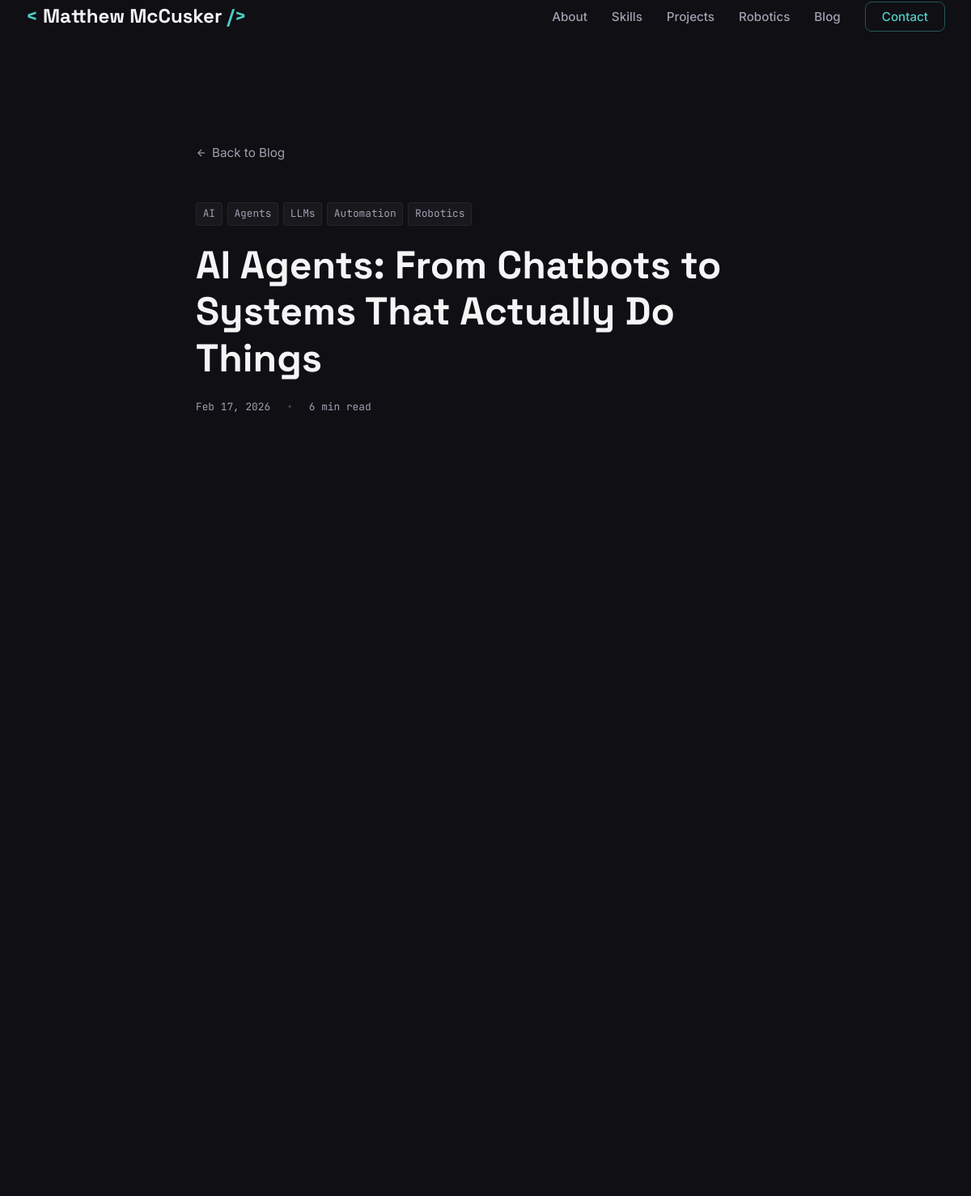
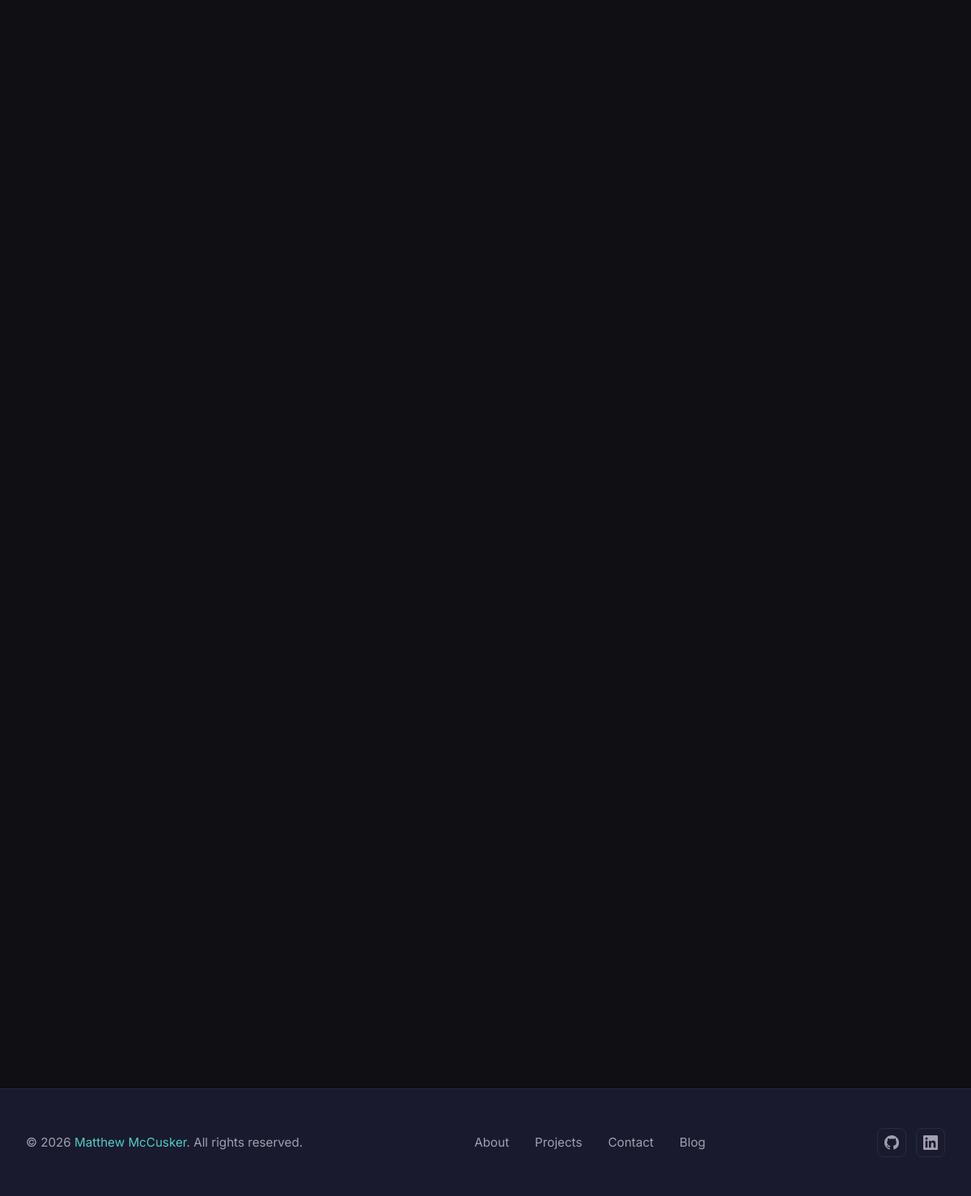
Page /blog-post.php?slug=ai-agents-from-chatbots-to-systems-that-act on the committed database (2 pictures, top to bottom).
### tables this page shows
CREATE TABLE blog_posts (
    id             INT UNSIGNED AUTO_INCREMENT PRIMARY KEY,
    title          VARCHAR(300)  NOT NULL,
    slug           VARCHAR(300)  NOT NULL,
    excerpt        VARCHAR(600),
    body           LONGTEXT,
    featured_image VARCHAR(255),
    read_time      TINYINT UNSIGNED DEFAULT 5,
    tags           VARCHAR(500),
    status         ENUM('published','draft') NOT NULL DEFAULT 'draft',
    published_at   DATETIME,
    created_at     TIMESTAMP     DEFAULT CURRENT_TIMESTAMP,
    updated_at     TIMESTAMP     DEFAULT CURRENT_TIMESTAMP ON UPDATE CURRENT_TIMESTAMP,
    UNIQUE KEY uq_blog_slug (slug)
);

### includes/functions.php (called while the page is built, shortened)
<?php
function sanitize(string $str): string
{
    return htmlspecialchars(trim($str), ENT_QUOTES | ENT_SUBSTITUTE, 'UTF-8');
}
function format_date(string $dateStr, string $format = 'M j, Y'): string
{
    try {
        $dt = new DateTime($dateStr);
        return $dt->format($format);
    } catch (Exception) {
        return $dateStr;
    }
}
function parse_tags(string $tags): array
{
    return array_filter(array_map('trim', explode(',', $tags)));
}

### blog-post.php (the view, shortened to what this page needs)
<?php
require_once __DIR__ . '/includes/functions.php';
$pdo  = DB::getConnection();
$slug = trim($_GET['slug'] ?? '');
$stmt = $pdo->prepare(
    "SELECT * FROM blog_posts
     WHERE slug = ? AND status = 'published' AND published_at <= NOW()
     LIMIT 1"
);
$stmt->execute([$slug]);
$post = $stmt->fetch();
$tags      = parse_tags($post['tags'] ?? '');
require_once __DIR__ . '/includes/header.php';
?>
<main style="padding-top: var(--nav-height);">
    <article class="section">
        <div class="container" style="max-width: 780px;">
            <a href="<?= BASE_URL ?>/blog.php"
               style="display:inline-flex;align-items:center;gap:.4em;color:var(--clr-muted);font-size:var(--text-sm);margin-bottom:var(--sp-xl);text-decoration:none;transition:color var(--tr-fast);"
               onmouseover="this.style.color='var(--clr-cyan)'"
               onmouseout="this.style.color='var(--clr-muted)'">
                <svg width="14" height="14" viewBox="0 0 24 24" fill="none" stroke="currentColor" stroke-width="2"><line x1="19" y1="12" x2="5" y2="12"/><polyline points="12 19 5 12 12 5"/></svg>
                Back to Blog
            </a>
            <header data-reveal>
                <?php if ($tags): ?>
                <div class="project-card__tags" style="margin-bottom:var(--sp-md);">
                    <?php foreach ($tags as $tag): ?>
                    <span class="tech-pill"><?= sanitize($tag) ?></span>
                    <?php endforeach; ?>
                </div>
                <?php endif; ?>
                <h1 style="font-size:var(--text-3xl);margin-bottom:var(--sp-md);">
                    <?= sanitize($post['title']) ?>
                </h1>
                <div class="blog-card__meta" style="justify-content:flex-start;margin-bottom:var(--sp-xl);">
                    <time datetime="<?= htmlspecialchars($post['published_at']) ?>">
                        <?= format_date($post['published_at']) ?>
                    </time>
                    <span class="dot">•</span>
                    <span><?= (int)$post['read_time'] ?> min read</span>
                </div>
            </header>
        </div>
    </article>
</main>
<?php require_once __DIR__ . '/includes/footer.php'; ?>

### assets/css/main.css (style rules this page uses)
:root { --clr-bg: #0f0f14; --clr-bg-secondary: #1a1a2e; --clr-bg-card: #13131a; --clr-bg-card-hover: #16161f; --clr-cyan: #4ecdc4; --clr-violet: #7f7fd5; --clr-text: #f5f5f5; --clr-muted: #a0a0b0; --clr-border: rgba(78, 205, 196, 0.12); --clr-border-hover: rgba(78, 205, 196, 0.38); --clr-glow-cyan: rgba(78, 205, 196, 0.14); --clr-glow-violet: rgba(127, 127, 213, 0.14); --clr-grad-accent: linear-gradient(135deg, var(--clr-cyan), var(--clr-violet)); --ff-heading: 'Space Grotesk', system-ui, sans-serif; --ff-body: 'Inter', system-ui, sans-serif; --ff-mono: 'JetBrains Mono', 'Fira Code', monospace; --text-xs: clamp(0.72rem, 1.4vw, 0.8rem); --text-sm: clamp(0.85rem, 1.7vw, 0.95rem); --text-base: clamp(1rem, 2vw, 1.05rem); --text-lg: clamp(1.1rem, 2.2vw, 1.25rem); --text-xl: clamp(1.25rem, 2.8vw, 1.5rem); --text-2xl: clamp(1.5rem, 3.5vw, 2rem); --text-3xl: clamp(2rem, 4.5vw, 3rem); --text-hero: clamp(2.6rem, 6.5vw, 4.5rem); --sp-xs: 0.375rem; --sp-sm: 0.75rem; --sp-md: 1.25rem; --sp-lg: 2rem; --sp-xl: 3rem; --sp-2xl: 5rem; --sp-section: clamp(4rem, 9vw, 8rem); --radius-sm: 4px; --radius-md: 8px; --radius-lg: 12px; --radius-xl: 20px; --ease-out: cubic-bezier(0.22, 1, 0.36, 1); --tr-fast: 150ms ease; --tr-base: 250ms ease; --tr-slow: 400ms var(--ease-out); --shadow-card: 0 4px 24px rgba(0,0,0,0.45); --shadow-glow-c: 0 0 28px var(--clr-glow-cyan); --shadow-glow-v: 0 0 28px var(--clr-glow-violet); --max-width: 1200px; --nav-height: 68px; }
*, *::before, *::after { box-sizing: border-box; margin: 0; padding: 0; }
html { scroll-behavior: smooth; scroll-padding-top: var(--nav-height); -webkit-text-size-adjust: 100%; }
body { font-family: var(--ff-body); font-size: var(--text-base); line-height: 1.7; color: var(--clr-text); background-color: var(--clr-bg); min-height: 100vh; overflow-x: hidden; }
a { color: var(--clr-cyan); text-decoration: none; transition: color var(--tr-fast); }
h1, h2, h3, h4, h5, h6 { font-family: var(--ff-heading); font-weight: 700; line-height: 1.2; color: var(--clr-text); }
.container { width: 100%; max-width: var(--max-width); margin-inline: auto; padding-inline: clamp(1rem, 4vw, 2rem); }
.section { padding-block: var(--sp-section); }
.project-card__tags { display: flex; flex-wrap: wrap; gap: var(--sp-xs); }
.tech-pill { padding: 0.2em 0.6em; border-radius: 4px; font-family: var(--ff-mono); font-size: var(--text-xs); color: var(--clr-muted); background: rgba(255,255,255,0.04); border: 1px solid rgba(255,255,255,0.06); }
.blog-card__meta { display: flex; align-items: center; gap: var(--sp-md); font-size: var(--text-xs); color: var(--clr-muted); font-family: var(--ff-mono); }
.blog-card__meta .dot { opacity: 0.4; }
[data-reveal] { opacity: 0; transform: translateY(24px); transition: opacity 0.55s var(--ease-out), transform 0.55s var(--ease-out); }
[data-reveal].is-visible { opacity: 1; transform: translateY(0); }

### rows in the picture
blog_posts: tags "AI", tags "Agents", tags "LLMs", tags "Automation", tags "Robotics", title "AI Agents: From Chatbots to Systems That Actually Do Things", published_at "Feb 17, 2026", read_time "6"

### other values in the picture
get_setting('site_name', 'YN') "Matthew McCusker"
get_setting('site_name', 'Your Name') "Matthew McCusker"
